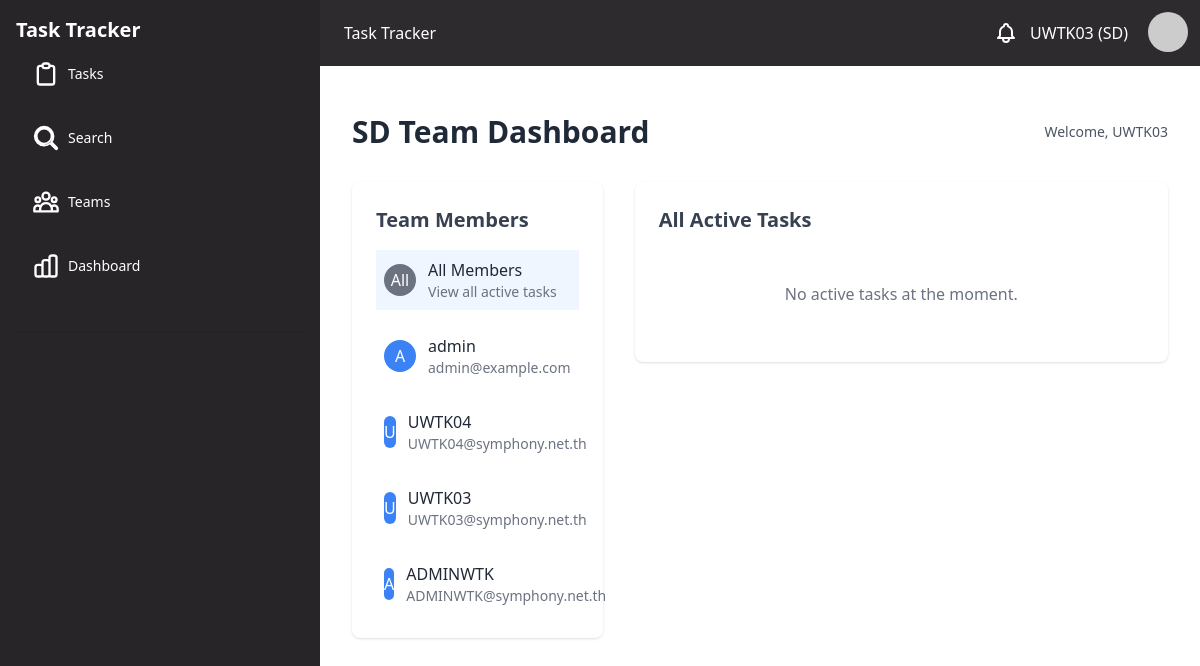
Screenshot of /team (signed in) with the database file from the repository.
### models.py (models this page shows)
class User(db.Model, UserMixin):
    id = db.Column(db.Integer, primary_key=True)
    username = db.Column(db.String(80), unique=True, nullable=False)
    password = db.Column(db.String(200), nullable=False)
    email = db.Column(db.String(120), unique=True, nullable=False)
    team_id = db.Column(db.Integer, db.ForeignKey('team.id'), nullable=False)
    is_admin = db.Column(db.Boolean, default=False)
    is_active = db.Column(db.Boolean, default=True, nullable=False)
    created_migrations = db.relationship('Migration', backref='creator', lazy=True,
                                      foreign_keys='Migration.created_by')
    assigned_migrations = db.relationship('Migration', backref='assignee', lazy=True,
                                       foreign_keys='Migration.assigned_to')

class Team(db.Model):
    id = db.Column(db.Integer, primary_key=True)
    name = db.Column(db.String(50), unique=True, nullable=False)  # SD, SA, NS
    users = db.relationship('User', backref='team', lazy=True)

### app.py (the view)
@app.route('/team')
@login_required
def team_page():
    if current_user.team.name == 'SA' or current_user.team.name == 'SD':
        team_members = User.query.filter_by(team_id=current_user.team_id).all()
        selected_member_id = request.args.get('member_id', type=int)
        if selected_member_id:
            if current_user.team.name == 'SA':
                migrations = Migration.query.filter(
                    Migration.status.in_(['in_progress', 'waiting', 'acknowledged']),
                    Migration.assigned_to == selected_member_id
                ).filter_by(is_deleted=False).all()
            else:  # SD team
                migrations = Migration.query.filter(
                    Migration.status.in_(['in_progress', 'waiting', 'acknowledged']),
                    Migration.created_by == selected_member_id
                ).filter_by(is_deleted=False).all()
        else:
            if current_user.team.name == 'SA':
                migrations = Migration.query.filter(
                    Migration.status.in_(['in_progress', 'waiting', 'acknowledged'])
                ).filter_by(is_deleted=False).all()
            else:  # SD team
                migrations = Migration.query.filter(
                    Migration.status.in_(['in_progress', 'waiting', 'acknowledged']),
                    Migration.created_by.in_([member.id for member in team_members])
                ).filter_by(is_deleted=False).all()
        return render_template('task/team.html',
                             team_members=team_members,
                             migrations=migrations,
                             selected_member_id=selected_member_id,
                             User=User)
    else:
        flash('Access denied. Only SA and SD team members can view this page.', 'error')
        return redirect(url_for('index'))

### app.py (called while the page is built)
@login_manager.user_loader
def load_user(user_id):
    if user_id is None:
        return None
    try:
        return User.query.get(int(user_id))
    except ValueError:
        return User.query.filter_by(username=user_id).first()

### templates/task/team.html
{% extends "base.html" %}
{% block content %}
<div class="container mx-auto px-4 py-8">
    <div class="flex justify-between items-center mb-8">
        <h1 class="text-3xl font-bold text-gray-800">
            {% if current_user.team.name == 'SA' %}
                SA Team Dashboard
            {% else %}
                SD Team Dashboard
            {% endif %}
        </h1>
        <div class="text-sm text-gray-600">
            Welcome, {{ current_user.username }}
        </div>
    </div>
    <div class="grid grid-cols-1 lg:grid-cols-3 gap-8">
        <div class="lg:col-span-1">
            <div class="bg-white rounded-lg shadow p-6">
                <h2 class="text-xl font-semibold mb-4 text-gray-700">Team Members</h2>
                <div class="space-y-4">
                    <a href="{{ url_for('team_page') }}"
                       class="block w-full {% if not selected_member_id %}bg-blue-50{% endif %} hover:bg-blue-50 transition-colors">
                        <div class="flex items-center space-x-3 p-2 rounded">
                            <div class="w-8 h-8 bg-gray-500 rounded-full flex items-center justify-center">
                                <span class="text-white font-medium">All</span>
                            </div>
                            <div>
                                <p class="font-medium text-gray-800">All Members</p>
                                <p class="text-sm text-gray-500">View all active tasks</p>
                            </div>
                        </div>
                    </a>
                    {% for member in team_members %}
                    <a href="{{ url_for('team_page', member_id=member.id) }}"
                       class="block w-full {% if selected_member_id == member.id %}bg-blue-50{% endif %} hover:bg-blue-50 transition-colors">
                        <div class="flex items-center space-x-3 p-2 rounded">
                            <div class="w-8 h-8 bg-blue-500 rounded-full flex items-center justify-center">
                                <span class="text-white font-medium">{{ member.username[0].upper() }}</span>
                            </div>
                            <div>
                                <p class="font-medium text-gray-800">{{ member.username }}</p>
                                <p class="text-sm text-gray-500">{{ member.email }}</p>
                            </div>
                        </div>
                    </a>
                    {% endfor %}
                </div>
            </div>
        </div>
        <div class="lg:col-span-2">
            <div class="bg-white rounded-lg shadow">
                <div class="p-6">
                    <h2 class="text-xl font-semibold mb-4 text-gray-700">
                        {% if selected_member_id %}
                            {% set member = team_members|selectattr('id', 'eq', selected_member_id)|first %}
                            Active Tasks for {{ member.username }}
                        {% else %}
                            All Active Tasks
                        {% endif %}
                    </h2>
                    {% if migrations %}
                    <div class="space-y-4">
                        {% for migration in migrations %}
                        <div class="border rounded-lg p-4 hover:shadow-md transition-shadow">
                            <div class="flex justify-between items-start mb-2">
                                <div class="flex items-center space-x-2">
                                    <h3 class="text-lg font-medium text-gray-800">{{ migration.title }}</h3>
                                    {% if current_user.team.name == 'SD' %}
                                        <span class="text-sm text-gray-600">
                                            (Created by: {{ migration.creator.username }})
                                        </span>
                                    {% endif %}
                                    {% if current_user.team.name == 'SA' %}
                                        {% if migration.assigned_to %}
                                            {% set assigned_user = User.query.get(migration.assigned_to) %}
                                            <span class="text-sm text-gray-600">
                                                (Assigned to: {{ assigned_user.username if assigned_user else 'Unknown User' }})
                                            </span>
                                        {% endif %}
                                    {% endif %}
                                </div>
                                <span class="px-3 py-1 rounded-full text-sm
                                    {% if migration.status == 'waiting' %}
                                        bg-yellow-100 text-yellow-800
                                    {% elif migration.status == 'in_progress' %}
                                        bg-blue-100 text-blue-800
                                    {% elif migration.status == 'acknowledged' %}
                                        bg-green-100 text-green-800
                                    {% endif %}">
                                    {{ migration.status.replace('_', ' ').title() }}
                                </span>
                            </div>
                            <p class="text-gray-600 mb-3">{{ migration.description }}</p>
                            <div class="flex justify-between items-center text-sm text-gray-500">
                                <div>
                                    Customer: {{ migration.customer_name }}
                                </div>
                                <div>
                                    Created: {{ migration.created_at.strftime('%Y-%m-%d') }}
                                </div>
                                <a href="{{ url_for('view_migration', id=migration.id) }}"
                                   class="text-blue-600 hover:text-blue-800">
                                    View Details →
                                </a>
                            </div>
                        </div>
                        {% endfor %}
                    </div>
                    {% else %}
                    <div class="text-center py-8 text-gray-500">
                        <p>No active tasks at the moment.</p>
                    </div>
                    {% endif %}
                </div>
            </div>
        </div>
    </div>
</div>
{% endblock %}

### templates/base.html (shortened to what this page needs)
<!DOCTYPE html  >
<html lang="en">
<head>
    <link rel="stylesheet" href="{{ url_for('static', filename='css/output.css') }}">
</head>
<body>
<div class="drawer lg:drawer-open">
    <div class="drawer-content flex flex-col">
      <div class="w-full navbar bg-[#2e2b2e]">
        <div class="flex-1 px-2 mx-2 text-white">Task Tracker</div>
        <div class="flex-none">
<div class="flex-none">
  <div class="dropdown dropdown-end">
      <button class="btn btn-ghost btn-circle" onclick="toggleNotifications()">
          <div class="indicator">
          </div>
      </button>
  </div>
</div>
          <div class="flex items-center">
            <span class="text-white mr-4">{{ current_user.username }} ({{ current_user.team.name }})</span>
          </div>
          <div class="dropdown dropdown-end">
            <label tabindex="0" class="btn btn-ghost btn-circle avatar">
              <div class="w-10 rounded-full">
                <img src="https://ui-avatars.com/api/?name=User" />
              </div>
            </label>
          </div>
        </div>
      </div>
      <div class="p-4">
        {% block content %}
        {% endblock %}
      </div>
    </div>
    <div class="drawer-side">
      <ul class="menu p-4 w-80 h-full  bg-[#282528] text-base-content">
        <li class="mb-2 font-semibold text-xl text-white">Task Tracker</li>
        <li class="mb-[20px]">
          <a href="{{ url_for('index') }}" class="{% if request.endpoint == 'index' %}active{% endif %} text-white">
            <svg xmlns="http://www.w3.org/2000/svg" class="h-7 w-7" fill="none" viewBox="0 0 24 24" stroke="currentColor">
              <path stroke-linecap="round" stroke-linejoin="round" stroke-width="2" d="M9 5H7a2 2 0 00-2 2v12a2 2 0 002 2h10a2 2 0 002-2V7a2 2 0 00-2-2h-2M9 5a2 2 0 002 2h2a2 2 0 002-2M9 5a2 2 0 012-2h2a2 2 0 012 2" />
            </svg>
            Tasks
          </a>
        </li>
        <li class="mb-[20px]">
          <a href="{{ url_for('search') }}" class="{% if request.endpoint == 'search' %}active{% endif %} text-white">
            Search
          </a>
        </li>
        <li class="mb-[20px]">
          <a href="{{ url_for('team_page') }}" class="{% if request.endpoint == 'teams' %}active{% endif %} text-white">
            Teams
          </a>
        </li>
        <li class="mb-[20px]">
            <a href="{{ url_for('dashboard') }}" class="{% if request.endpoint == 'dashboard' %}active{% endif %} text-white">
                Dashboard
            </a>
        </li>
        <div class="divider"></div>
      </ul>
    </div>
  </div>
</body>
</html>

### rows the page displays
User: username "UWTK03", username "U", email "UWTK03@symphony.net.th"
Team: team.name "SD"
User: username "A", username "admin", email "admin@example.com"
User: username "U", username "UWTK04", email "UWTK04@symphony.net.th"
User: username "A", username "ADMINWTK", email "ADMINWTK@symphony.net.th"
